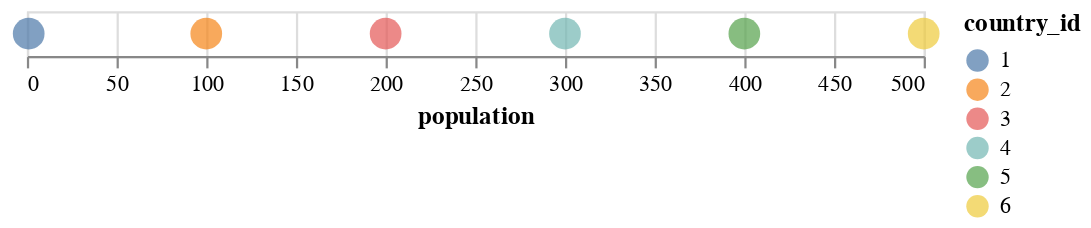

The notebook cell saved with this chart:
### Code cell
# We changed color='country_id:Q' to color='country_id:N' to indicate it is a nominal variable
categorical_chart = alt.Chart(data).mark_circle(size=200).encode(
                        x='population:Q',
                        color='country_id:N')
categorical_chart

### Figure 1 — Vega-Lite specification as saved in the notebook (floating-point values rounded to 4 significant figures)
{"config": {"view": {"continuousWidth": 400, "continuousHeight": 300}}, "data": {"name": "data-674d4f20e1bf0d3b75089546b619e2e6"}, "mark": {"type": "circle", "size": 200}, "encoding": {"color": {"type": "nominal", "field": "country_id"}, "x": {"type": "quantitative", "field": "population"}}, "$schema": "https://vega.github.io/schema/vega-lite/v4.8.1.json", "datasets": {"data-674d4f20e1bf0d3b75089546b619e2e6": [{"country_id": 1, "population": 1, "income": 50}, {"country_id": 2, "population": 100, "income": 50}, {"country_id": 3, "population": 200, "income": 200}, {"country_id": 4, "population": 300, "income": 300}, {"country_id": 5, "population": 400, "income": 300}, {"country_id": 6, "population": 500, "income": 450}]}}
